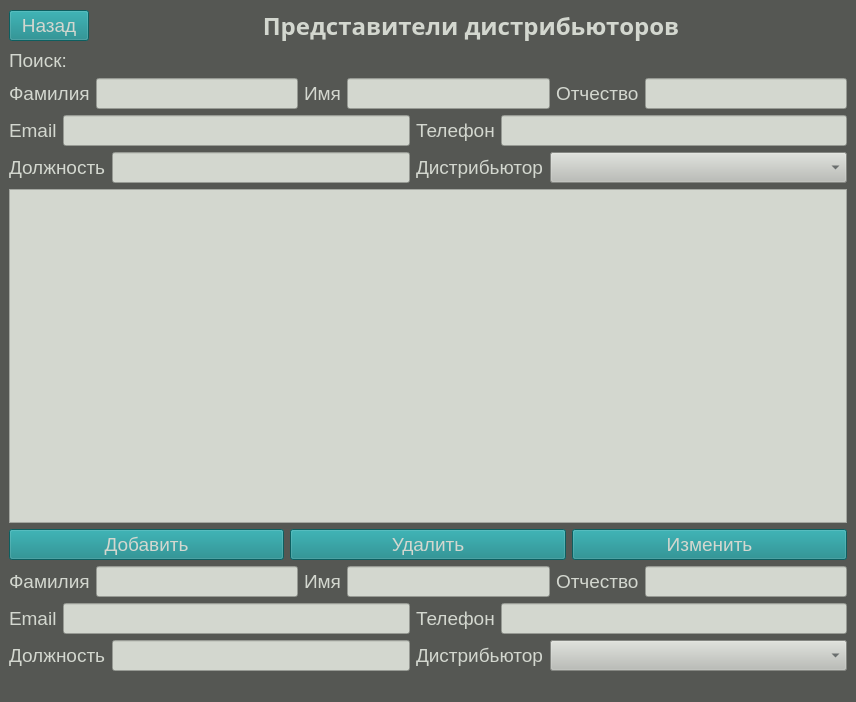
<?xml version="1.0" encoding="UTF-8"?>
<ui version="4.0">
 <class>MainWindow</class>
 <widget class="QMainWindow" name="MainWindow">
  <property name="geometry">
   <rect>
    <x>0</x>
    <y>0</y>
    <width>856</width>
    <height>702</height>
   </rect>
  </property>
  <property name="windowTitle">
   <string>MainWindow</string>
  </property>
  <property name="styleSheet">
   <string notr="true">background-color: rgb(85, 87, 83);</string>
  </property>
  <widget class="QWidget" name="centralwidget">
   <layout class="QGridLayout" name="gridLayout_2">
    <item row="0" column="0">
     <layout class="QGridLayout" name="gridLayout">
      <item row="0" column="0">
       <layout class="QHBoxLayout" name="horizontalLayout_7">
        <item>
         <widget class="QPushButton" name="btnBack">
          <property name="font">
           <font>
            <pointsize>14</pointsize>
           </font>
          </property>
          <property name="styleSheet">
           <string notr="true">background-color: rgb(18, 133, 135);
color: rgb(211, 215, 207);
border-color: rgb(211, 215, 207);</string>
          </property>
          <property name="text">
           <string>Назад</string>
          </property>
         </widget>
        </item>
        <item>
         <widget class="QLabel" name="label_15">
          <property name="sizePolicy">
           <sizepolicy hsizetype="Expanding" vsizetype="Preferred">
            <horstretch>0</horstretch>
            <verstretch>0</verstretch>
           </sizepolicy>
          </property>
          <property name="font">
           <font>
            <family>Ubuntu Mono</family>
            <pointsize>18</pointsize>
            <weight>75</weight>
            <bold>true</bold>
           </font>
          </property>
          <property name="styleSheet">
           <string notr="true">color: rgb(211, 215, 207);</string>
          </property>
          <property name="text">
           <string>Представители дистрибьюторов</string>
          </property>
          <property name="alignment">
           <set>Qt::AlignCenter</set>
          </property>
         </widget>
        </item>
       </layout>
      </item>
      <item row="1" column="0">
       <widget class="QLabel" name="label_16">
        <property name="font">
         <font>
          <pointsize>14</pointsize>
         </font>
        </property>
        <property name="styleSheet">
         <string notr="true">color: rgb(211, 215, 207);</string>
        </property>
        <property name="text">
         <string>Поиск:</string>
        </property>
       </widget>
      </item>
      <item row="2" column="0">
       <layout class="QHBoxLayout" name="horizontalLayout_8">
        <item>
         <widget class="QLabel" name="label_21">
          <property name="font">
           <font>
            <pointsize>14</pointsize>
           </font>
          </property>
          <property name="styleSheet">
           <string notr="true">color: rgb(211, 215, 207);</string>
          </property>
          <property name="text">
           <string>Фамилия</string>
          </property>
         </widget>
        </item>
        <item>
         <widget class="QLineEdit" name="leLastnameSearch">
          <property name="font">
           <font>
            <pointsize>14</pointsize>
           </font>
          </property>
          <property name="styleSheet">
           <string notr="true">color: rgb(46, 52, 54);
background-color: rgb(211, 215, 207);</string>
          </property>
          <property name="text">
           <string/>
          </property>
         </widget>
        </item>
        <item>
         <widget class="QLabel" name="label_28">
          <property name="font">
           <font>
            <pointsize>14</pointsize>
           </font>
          </property>
          <property name="styleSheet">
           <string notr="true">color: rgb(211, 215, 207);</string>
          </property>
          <property name="text">
           <string>Имя</string>
          </property>
         </widget>
        </item>
        <item>
         <widget class="QLineEdit" name="leNameSearch">
          <property name="font">
           <font>
            <pointsize>14</pointsize>
           </font>
          </property>
          <property name="styleSheet">
           <string notr="true">color: rgb(46, 52, 54);
background-color: rgb(211, 215, 207);</string>
          </property>
          <property name="text">
           <string/>
          </property>
         </widget>
        </item>
        <item>
         <widget class="QLabel" name="label_29">
          <property name="font">
           <font>
            <pointsize>14</pointsize>
           </font>
          </property>
          <property name="styleSheet">
           <string notr="true">color: rgb(211, 215, 207);</string>
          </property>
          <property name="text">
           <string>Отчество</string>
          </property>
         </widget>
        </item>
        <item>
         <widget class="QLineEdit" name="lePatronymicSearch">
          <property name="font">
           <font>
            <pointsize>14</pointsize>
           </font>
          </property>
          <property name="styleSheet">
           <string notr="true">color: rgb(46, 52, 54);
background-color: rgb(211, 215, 207);</string>
          </property>
          <property name="text">
           <string/>
          </property>
         </widget>
        </item>
       </layout>
      </item>
      <item row="3" column="0">
       <layout class="QHBoxLayout" name="horizontalLayout_4">
        <item>
         <widget class="QLabel" name="label_22">
          <property name="font">
           <font>
            <pointsize>14</pointsize>
           </font>
          </property>
          <property name="styleSheet">
           <string notr="true">color: rgb(211, 215, 207);</string>
          </property>
          <property name="text">
           <string>Email</string>
          </property>
         </widget>
        </item>
        <item>
         <widget class="QLineEdit" name="leEmailSearch">
          <property name="font">
           <font>
            <pointsize>14</pointsize>
           </font>
          </property>
          <property name="styleSheet">
           <string notr="true">color: rgb(46, 52, 54);
background-color: rgb(211, 215, 207);</string>
          </property>
          <property name="text">
           <string/>
          </property>
         </widget>
        </item>
        <item>
         <widget class="QLabel" name="label_30">
          <property name="font">
           <font>
            <pointsize>14</pointsize>
           </font>
          </property>
          <property name="styleSheet">
           <string notr="true">color: rgb(211, 215, 207);</string>
          </property>
          <property name="text">
           <string>Телефон</string>
          </property>
         </widget>
        </item>
        <item>
         <widget class="QLineEdit" name="lePhoneSearch">
          <property name="font">
           <font>
            <pointsize>14</pointsize>
           </font>
          </property>
          <property name="styleSheet">
           <string notr="true">color: rgb(46, 52, 54);
background-color: rgb(211, 215, 207);</string>
          </property>
          <property name="text">
           <string/>
          </property>
         </widget>
        </item>
       </layout>
      </item>
      <item row="4" column="0">
       <layout class="QHBoxLayout" name="horizontalLayout_2">
        <item>
         <widget class="QLabel" name="label_23">
          <property name="font">
           <font>
            <pointsize>14</pointsize>
           </font>
          </property>
          <property name="styleSheet">
           <string notr="true">color: rgb(211, 215, 207);</string>
          </property>
          <property name="text">
           <string>Должность</string>
          </property>
         </widget>
        </item>
        <item>
         <widget class="QLineEdit" name="lePostSearch">
          <property name="sizePolicy">
           <sizepolicy hsizetype="Expanding" vsizetype="Fixed">
            <horstretch>0</horstretch>
            <verstretch>0</verstretch>
           </sizepolicy>
          </property>
          <property name="font">
           <font>
            <pointsize>14</pointsize>
           </font>
          </property>
          <property name="styleSheet">
           <string notr="true">color: rgb(46, 52, 54);
background-color: rgb(211, 215, 207);</string>
          </property>
          <property name="text">
           <string/>
          </property>
         </widget>
        </item>
        <item>
         <widget class="QLabel" name="label_34">
          <property name="font">
           <font>
            <pointsize>14</pointsize>
           </font>
          </property>
          <property name="styleSheet">
           <string notr="true">color: rgb(211, 215, 207);</string>
          </property>
          <property name="text">
           <string>Дистрибьютор</string>
          </property>
         </widget>
        </item>
        <item>
         <widget class="QComboBox" name="cmbDistributorSearch">
          <property name="sizePolicy">
           <sizepolicy hsizetype="Expanding" vsizetype="Fixed">
            <horstretch>0</horstretch>
            <verstretch>0</verstretch>
           </sizepolicy>
          </property>
          <property name="font">
           <font>
            <pointsize>14</pointsize>
           </font>
          </property>
          <property name="styleSheet">
           <string notr="true">background-color: rgb(186, 189, 182);
color: rgb(46, 52, 54);</string>
          </property>
         </widget>
        </item>
       </layout>
      </item>
      <item row="5" column="0">
       <widget class="QTableWidget" name="twDistributors_3">
        <property name="font">
         <font>
          <pointsize>14</pointsize>
         </font>
        </property>
        <property name="styleSheet">
         <string notr="true">background-color: rgb(211, 215, 207);</string>
        </property>
       </widget>
      </item>
      <item row="6" column="0">
       <layout class="QHBoxLayout" name="horizontalLayout">
        <item>
         <widget class="QPushButton" name="btnAdd">
          <property name="font">
           <font>
            <pointsize>14</pointsize>
           </font>
          </property>
          <property name="styleSheet">
           <string notr="true">background-color: rgb(18, 133, 135);
color: rgb(211, 215, 207);
border-color: rgb(211, 215, 207);</string>
          </property>
          <property name="text">
           <string>Добавить</string>
          </property>
         </widget>
        </item>
        <item>
         <widget class="QPushButton" name="btnDelete">
          <property name="font">
           <font>
            <pointsize>14</pointsize>
           </font>
          </property>
          <property name="styleSheet">
           <string notr="true">background-color: rgb(18, 133, 135);
color: rgb(211, 215, 207);
border-color: rgb(211, 215, 207);</string>
          </property>
          <property name="text">
           <string>Удалить</string>
          </property>
         </widget>
        </item>
        <item>
         <widget class="QPushButton" name="btnChange">
          <property name="font">
           <font>
            <pointsize>14</pointsize>
           </font>
          </property>
          <property name="styleSheet">
           <string notr="true">background-color: rgb(18, 133, 135);
color: rgb(211, 215, 207);
border-color: rgb(211, 215, 207);</string>
          </property>
          <property name="text">
           <string>Изменить</string>
          </property>
         </widget>
        </item>
       </layout>
      </item>
      <item row="7" column="0">
       <layout class="QHBoxLayout" name="horizontalLayout_5">
        <item>
         <widget class="QLabel" name="label_24">
          <property name="font">
           <font>
            <pointsize>14</pointsize>
           </font>
          </property>
          <property name="styleSheet">
           <string notr="true">color: rgb(211, 215, 207);</string>
          </property>
          <property name="text">
           <string>Фамилия</string>
          </property>
         </widget>
        </item>
        <item>
         <widget class="QLineEdit" name="leLastname">
          <property name="font">
           <font>
            <pointsize>14</pointsize>
           </font>
          </property>
          <property name="styleSheet">
           <string notr="true">color: rgb(46, 52, 54);
background-color: rgb(211, 215, 207);</string>
          </property>
          <property name="text">
           <string/>
          </property>
         </widget>
        </item>
        <item>
         <widget class="QLabel" name="label_31">
          <property name="font">
           <font>
            <pointsize>14</pointsize>
           </font>
          </property>
          <property name="styleSheet">
           <string notr="true">color: rgb(211, 215, 207);</string>
          </property>
          <property name="text">
           <string>Имя</string>
          </property>
         </widget>
        </item>
        <item>
         <widget class="QLineEdit" name="leName">
          <property name="font">
           <font>
            <pointsize>14</pointsize>
           </font>
          </property>
          <property name="styleSheet">
           <string notr="true">color: rgb(46, 52, 54);
background-color: rgb(211, 215, 207);</string>
          </property>
          <property name="text">
           <string/>
          </property>
         </widget>
        </item>
        <item>
         <widget class="QLabel" name="label_32">
          <property name="font">
           <font>
            <pointsize>14</pointsize>
           </font>
          </property>
          <property name="styleSheet">
           <string notr="true">color: rgb(211, 215, 207);</string>
          </property>
          <property name="text">
           <string>Отчество</string>
          </property>
         </widget>
        </item>
        <item>
         <widget class="QLineEdit" name="lePatronymic">
          <property name="font">
           <font>
            <pointsize>14</pointsize>
           </font>
          </property>
          <property name="styleSheet">
           <string notr="true">color: rgb(46, 52, 54);
background-color: rgb(211, 215, 207);</string>
          </property>
          <property name="text">
           <string/>
          </property>
         </widget>
        </item>
       </layout>
      </item>
      <item row="8" column="0">
       <layout class="QHBoxLayout" name="horizontalLayout_6">
        <item>
         <widget class="QLabel" name="label_25">
          <property name="font">
           <font>
            <pointsize>14</pointsize>
           </font>
          </property>
          <property name="styleSheet">
           <string notr="true">color: rgb(211, 215, 207);</string>
          </property>
          <property name="text">
           <string>Email</string>
          </property>
         </widget>
        </item>
        <item>
         <widget class="QLineEdit" name="leEmail">
          <property name="font">
           <font>
            <pointsize>14</pointsize>
           </font>
          </property>
          <property name="styleSheet">
           <string notr="true">color: rgb(46, 52, 54);
background-color: rgb(211, 215, 207);</string>
          </property>
          <property name="text">
           <string/>
          </property>
         </widget>
        </item>
        <item>
         <widget class="QLabel" name="label_33">
          <property name="font">
           <font>
            <pointsize>14</pointsize>
           </font>
          </property>
          <property name="styleSheet">
           <string notr="true">color: rgb(211, 215, 207);</string>
          </property>
          <property name="text">
           <string>Телефон</string>
          </property>
         </widget>
        </item>
        <item>
         <widget class="QLineEdit" name="lePhone">
          <property name="font">
           <font>
            <pointsize>14</pointsize>
           </font>
          </property>
          <property name="styleSheet">
           <string notr="true">color: rgb(46, 52, 54);
background-color: rgb(211, 215, 207);</string>
          </property>
          <property name="text">
           <string/>
          </property>
         </widget>
        </item>
       </layout>
      </item>
      <item row="9" column="0">
       <layout class="QHBoxLayout" name="horizontalLayout_3">
        <item>
         <widget class="QLabel" name="label_26">
          <property name="font">
           <font>
            <pointsize>14</pointsize>
           </font>
          </property>
          <property name="styleSheet">
           <string notr="true">color: rgb(211, 215, 207);</string>
          </property>
          <property name="text">
           <string>Должность</string>
          </property>
         </widget>
        </item>
        <item>
         <widget class="QLineEdit" name="lePost">
          <property name="font">
           <font>
            <pointsize>14</pointsize>
           </font>
          </property>
          <property name="styleSheet">
           <string notr="true">color: rgb(46, 52, 54);
background-color: rgb(211, 215, 207);</string>
          </property>
          <property name="text">
           <string/>
          </property>
         </widget>
        </item>
        <item>
         <widget class="QLabel" name="label_35">
          <property name="font">
           <font>
            <pointsize>14</pointsize>
           </font>
          </property>
          <property name="styleSheet">
           <string notr="true">color: rgb(211, 215, 207);</string>
          </property>
          <property name="text">
           <string>Дистрибьютор</string>
          </property>
         </widget>
        </item>
        <item>
         <widget class="QComboBox" name="cmbDistributor">
          <property name="sizePolicy">
           <sizepolicy hsizetype="Expanding" vsizetype="Fixed">
            <horstretch>0</horstretch>
            <verstretch>0</verstretch>
           </sizepolicy>
          </property>
          <property name="font">
           <font>
            <pointsize>14</pointsize>
           </font>
          </property>
          <property name="styleSheet">
           <string notr="true">background-color: rgb(186, 189, 182);
color: rgb(46, 52, 54);</string>
          </property>
         </widget>
        </item>
       </layout>
      </item>
     </layout>
    </item>
   </layout>
  </widget>
  <widget class="QMenuBar" name="menubar">
   <property name="geometry">
    <rect>
     <x>0</x>
     <y>0</y>
     <width>856</width>
     <height>22</height>
    </rect>
   </property>
  </widget>
  <widget class="QStatusBar" name="statusbar"/>
 </widget>
 <resources/>
 <connections/>
</ui>
